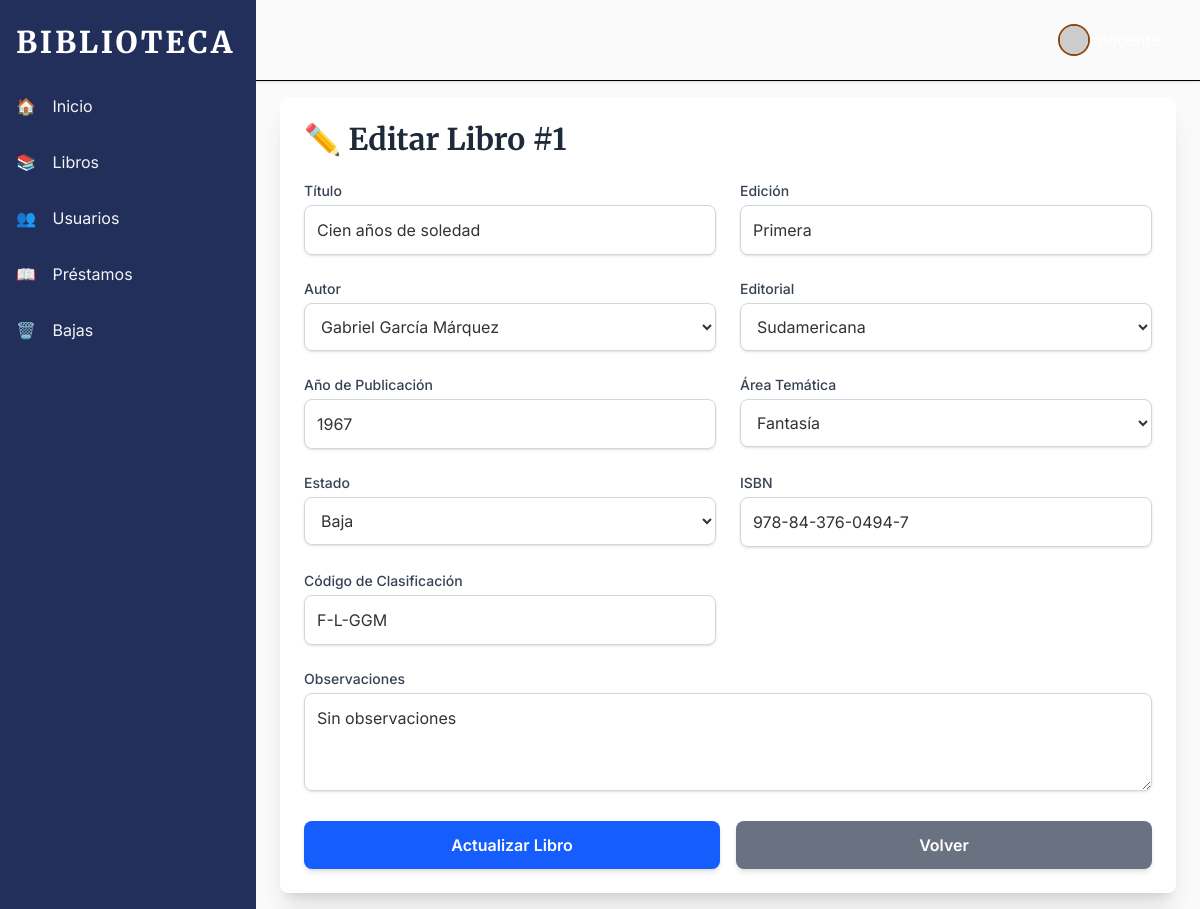
/index.php?view=libros-editar&id=1 (signed in), run on the app's committed database.
### tables this page shows
CREATE TABLE `libro` (
  `id_libro` int(11) NOT NULL,
  `titulo` varchar(200) NOT NULL,
  `id_editorial` int(11) NOT NULL,
  `ano_publicacion` smallint(4) NOT NULL,
  `edicion` varchar(50) NOT NULL,
  `ISBN` varchar(20) NOT NULL,
  `codigo_clasificacion` varchar(11) DEFAULT NULL,
  `id_area_tematica` int(11) NOT NULL,
  `numero_inventario` int(11) NOT NULL,
  `estado` enum('disponible','dañado','baja','prestado') NOT NULL,
  `observaciones` text DEFAULT NULL
);

### libros/editar.php (the view, shortened to what this page needs)
<?php
include './includes/conexion.php';
$id = intval($_GET['id'] ?? 0);
$sql = "SELECT L.id_libro, L.titulo, LA.id_autor, E.id_editorial, L.ano_publicacion, L.edicion, ATE.id_area_tematica, L.estado, L.ISBN, L.codigo_clasificacion, L.observaciones
        FROM libro L
        JOIN libro_autor LA ON LA.id_libro = L.id_libro
        JOIN editorial E ON E.id_editorial = L.id_editorial
        JOIN area_tematica ATE ON ATE.id_area_tematica = L.id_area_tematica
        WHERE L.id_libro=$id";
$res = $conn->query($sql);
if (!$libro = $res->fetch_assoc()) {
    header("Location: ../index.php?view=libros&msg=error_no_encontrado");
    exit;
}
?>
<!DOCTYPE html>
<html lang="es">
<head>
    <script src="https://cdn.jsdelivr.net/npm/@tailwindcss/browser@4"></script>
    <link href="../public/css/base.css" rel="stylesheet">
</head>
<body>
<div class="p-6 max-w-4xl mx-auto bg-white shadow-xl rounded-lg">
  <h1 class="text-3xl font-serif font-bold text-gray-800 mb-6">✏️ Editar Libro #<?= $id ?></h1>
  <form method="POST" class="space-y-6">
    <div class="grid grid-cols-1 md:grid-cols-2 gap-6">
      <div>
        <label class="block text-sm font-medium text-gray-700 mb-1">Título</label>
        <input type="text" name="titulo" class="w-full p-3 border border-gray-300 rounded-lg focus:ring-marron focus:border-marron shadow-sm" value="<?= htmlspecialchars($libro['titulo']) ?>" required>
      </div>
      <div>
        <label class="block text-sm font-medium text-gray-700 mb-1">Edición</label>
        <input type="text" name="edicion" class="w-full p-3 border border-gray-300 rounded-lg focus:ring-marron focus:border-marron shadow-sm" value="<?= htmlspecialchars($libro['edicion']) ?>">
      </div>
      <div>
        <label class="block text-sm font-medium text-gray-700 mb-1">Autor</label>
        <select name="id_autor" class="w-full p-3 border border-gray-300 rounded-lg focus:ring-marron focus:border-marron shadow-sm" required>
          <?php
          $res_a = $conn->query("SELECT id_autor, nombre_autor FROM autor");
          while($row = $res_a->fetch_assoc()){
            $selected = ($row['id_autor'] == $libro['id_autor']) ? 'selected' : '';
            echo "<option value='{$row['id_autor']}' {$selected}>{$row['nombre_autor']}</option>";
          }
          ?>
        </select>
      </div>
      <div>
        <label class="block text-sm font-medium text-gray-700 mb-1">Editorial</label>
        <select name="id_editorial" class="w-full p-3 border border-gray-300 rounded-lg focus:ring-marron focus:border-marron shadow-sm" required>
          <?php
          $res_e = $conn->query("SELECT id_editorial, nombre_editorial FROM editorial");
          while($row = $res_e->fetch_assoc()){
            $selected = ($row['id_editorial'] == $libro['id_editorial']) ? 'selected' : '';
            echo "<option value='{$row['id_editorial']}' {$selected}>{$row['nombre_editorial']}</option>";
          }
          ?>
        </select>
      </div>
      <div>
        <label class="block text-sm font-medium text-gray-700 mb-1">Año de Publicación</label>
        <input type="number" name="ano_publicacion" class="w-full p-3 border border-gray-300 rounded-lg focus:ring-marron focus:border-marron shadow-sm" value="<?= htmlspecialchars($libro['ano_publicacion']) ?>">
      </div>
      <div>
        <label class="block text-sm font-medium text-gray-700 mb-1">Área Temática</label>
        <select name="id_area_tematica" class="w-full p-3 border border-gray-300 rounded-lg focus:ring-marron focus:border-marron shadow-sm" required>
          <?php
          $res_t = $conn->query("SELECT id_area_tematica, nombre_area FROM area_tematica");
          while($row = $res_t->fetch_assoc()){
            $selected = ($row['id_area_tematica'] == $libro['id_area_tematica']) ? 'selected' : '';
            echo "<option value='{$row['id_area_tematica']}' {$selected}>{$row['nombre_area']}</option>";
          }
          ?>
        </select>
      </div>
      <div>
        <label class="block text-sm font-medium text-gray-700 mb-1">Estado</label>
        <select name="estado" class="w-full p-3 border border-gray-300 rounded-lg focus:ring-marron focus:border-marron shadow-sm" required>
          <?php $estados = ['disponible', 'prestado', 'baja'];
          foreach($estados as $estado): ?>
              <option value="<?= $estado ?>" <?= ($estado == $libro['estado']) ? 'selected' : '' ?>>
                <?= ucfirst($estado) ?>
              </option>
          <?php endforeach; ?>
        </select>
      </div>
      <div>
        <label class="block text-sm font-medium text-gray-700 mb-1">ISBN</label>
        <input type="text" name="ISBN" class="w-full p-3 border border-gray-300 rounded-lg focus:ring-marron focus:border-marron shadow-sm" value="<?= htmlspecialchars($libro['ISBN']) ?>">
      </div>
      <div>
        <label class="block text-sm font-medium text-gray-700 mb-1">Código de Clasificación</label>
        <input type="text" name="codigo_clasificacion" class="w-full p-3 border border-gray-300 rounded-lg focus:ring-marron focus:border-marron shadow-sm" value="<?= htmlspecialchars($libro['codigo_clasificacion']) ?>">
      </div>
    </div>
    <div>
      <label class="block text-sm font-medium text-gray-700 mb-1">Observaciones</label>
      <textarea name="observaciones" rows="3" class="w-full p-3 border border-gray-300 rounded-lg focus:ring-marron focus:border-marron shadow-sm"><?= htmlspecialchars($libro['observaciones']) ?></textarea>
    </div>
    <div class="flex space-x-4">
        <button type="submit" class="w-full bg-blue-600 text-white font-semibold py-3 px-4 rounded-lg hover:bg-blue-700 transition duration-150 shadow-md">
            Actualizar Libro
        </button>
        <a href="index.php?view=libros" class="w-full text-center bg-gray-500 text-white font-semibold py-3 px-4 rounded-lg hover:bg-gray-600 transition duration-150 shadow-md">
            Volver
        </a>
    </div>
  </form>
</div>
</body>

### public/css/style.css (style rules this page uses)
:root { --color-ravenclaw-azul: #222f5b; --color-ravenclaw-bronce: #d49e4d; --color-ravenclaw-fondo-claro: #F0F8FF; --color-fondo-base: #0e1a40; --color-gris-texto: #5d5d5d; --font-serif: 'Merriweather', serif; --font-sans: 'Inter', sans-serif; }
body { font-family: var(--font-sans); color: var(--color-gris-texto); background-color: var(--color-fondo-base); }

### public/css/base.css (style rules this page uses)
:root { --color-marron-biblioteca: #8B4513; --color-crema-fondo: #FAF0E6; --color-fondo-base: #FAFAFA; --color-gris-texto: #333333; --font-serif: 'Merriweather', serif; --font-sans: 'Inter', sans-serif; }
body { font-family: var(--font-sans); color: var(--color-gris-texto); background-color: var(--color-fondo-base); }

### data on the page
libro: titulo "Cien años de soledad", edicion "Primera", ano_publicacion "1967", estado "Baja", ISBN "978-84-376-0494-7", codigo_clasificacion "F-L-GGM", observaciones "Sin observaciones"

### other printed values
$item['icono'] "🏠"
$item['nombre'] "Inicio"
$item['icono'] "📚"
$item['nombre'] "Libros"
$item['icono'] "👥"
$item['nombre'] "Usuarios"
$item['icono'] "📖"
$item['nombre'] "Préstamos"
$item['icono'] "🗑️"
$item['nombre'] "Bajas"
$id "1"
form field id_autor "Gabriel García Márquez"
form field id_editorial "Sudamericana"
form field id_area_tematica "Fantasía"
